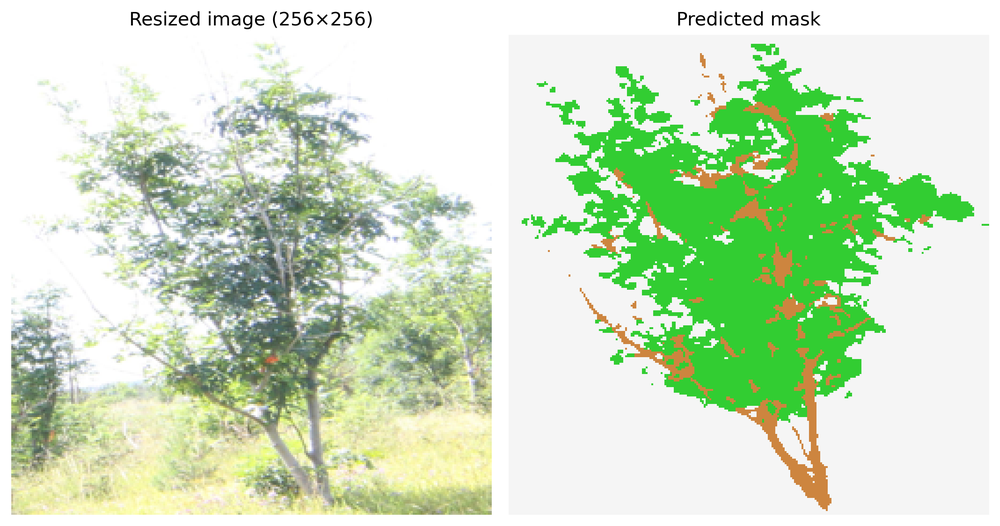
#> input picture assets/prediction.png, 1000 x 526 px, shrunk from 2670 x 1405 before the run; its folder holds only this picture in this run
$ python -i 04_tree_indicator_defoliation.py   (imports and definitions only)
#> lines starting #> are read from the running program, lines starting #| are printed output that depends on the picture; after the words box and inside, x2 and y2 are one past the last pixel; in counts of white or black regions, pixels touching at a corner belong together
#!/usr/bin/env python3
# -*- coding: utf-8 -*-
"""
# Tree health indicators from RGB images

This notebook computes **defoliation percentage** from RGB images and optional segmentation masks.

## Model
The trained model (UNet ResNet50 Model Weights for Tree Health RGB Segmentation (v1.0)) can be downloaded from Zenodo: https://zenodo.org/records/18709178.
After downloading, place the model in a folder 'model'

## Local data

The model needs RGB tree images having size 256 x 256 pixels. The full dataset cannot be redistributed. Partial dataset is publically available at . Please download the dataset and set the paths in the configuration cell below. Users can use their own dataset as well

## Outputs

All outputs should be written into the output folder.
"""


# -----------------------------
# Cell 1
# -----------------------------
from pathlib import Path
import cv2
import numpy as np
import os
import os
import csv
from PIL import Image
import matplotlib.pyplot as plt
from matplotlib.colors import ListedColormap

# -------------------------
# Configuration
# -------------------------

DATA_DIR = Path("data")            # folder containing images and optional masks
OUT_DIR  = Path("outputs")         # where results will be saved
# [1 line not run here, left out]

IMAGE_GLOB = "*.jpg"               # change to *.png if needed
MASK_DIR = None                    # set to Path("masks") if you have predicted masks

# -----------------------------
# Trunk Truncation
# -----------------------------

# Set the path to the folder containing predicted images
folder_path = ""

# Set the path to the folder where modified images will be saved
output_folder_path = "trunktruncated/"

# Create the output folder if it doesn't exist
# [1 line not run here, left out]

# Function to process the image and save the modified version
def process_image(image_path, output_folder):
    # Load the predicted image
    predicted_image = cv2.imread(image_path)

    # Convert image to grayscale
    predicted_image_gray = cv2.cvtColor(predicted_image, cv2.COLOR_BGR2GRAY)

    # Scan the image from the bottom
    desired_location = None
    for y in range(predicted_image_gray.shape[0] - 1, -1, -1):
        unique_classes = np.unique(predicted_image_gray[y])
        if 1 in unique_classes and 2 in unique_classes:
            desired_location = y
            break

    # Eliminate class 2 pixels from the bottom up to the desired location
    if desired_location is not None:
        rows, cols = np.where(predicted_image_gray > 1)

        # Filter out the rows starting from the desired location
        cols = cols[rows >= desired_location]

        # Eliminate class 2 pixels from the bottom up to the desired location
        predicted_image_gray[desired_location:, cols] = 0

    # Get the relative path within the input folder
    relative_path = os.path.relpath(image_path, folder_path)

    # Construct the output path with corresponding subfolders
    output_subfolder = os.path.join(output_folder, os.path.dirname(relative_path))
    os.makedirs(output_subfolder, exist_ok=True)
    output_path = os.path.join(output_subfolder, os.path.basename(image_path))

    # Save the modified image
    cv2.imwrite(output_path, predicted_image_gray)

# Recursively process all files in the folder and subfolders
# [5 lines not run here, left out]

# -----------------------------
# Create Outermost Contours
# -----------------------------

input_folder = 'trunktruncated/'
output_folder = 'outermostContour/'

# Function to process the image and save the modified version
def process_image(image_path):
    # Load the segmented image
#> called with image_path = '../assets/prediction.png'
    im = cv2.imread(image_path)
#> im is the input picture: shape (526, 1000, 3); mean B, G, R 195.5, 226.3, 205.4

    # Convert the segmented image to numpy array
    im = np.array(im)

    # Create a binary image based on three classes i.e., foliage, wood, and ivy
    single = im.copy()
    single[(single==2) | (single==3)]=1
#> single: shape (526, 1000, 3); 0.01% of pixels changed, all inside (x1, y1, x2, y2) = (138, 12, 813, 278)

    # Convert image to binary
    single_gray = cv2.cvtColor(single, cv2.COLOR_BGR2GRAY)
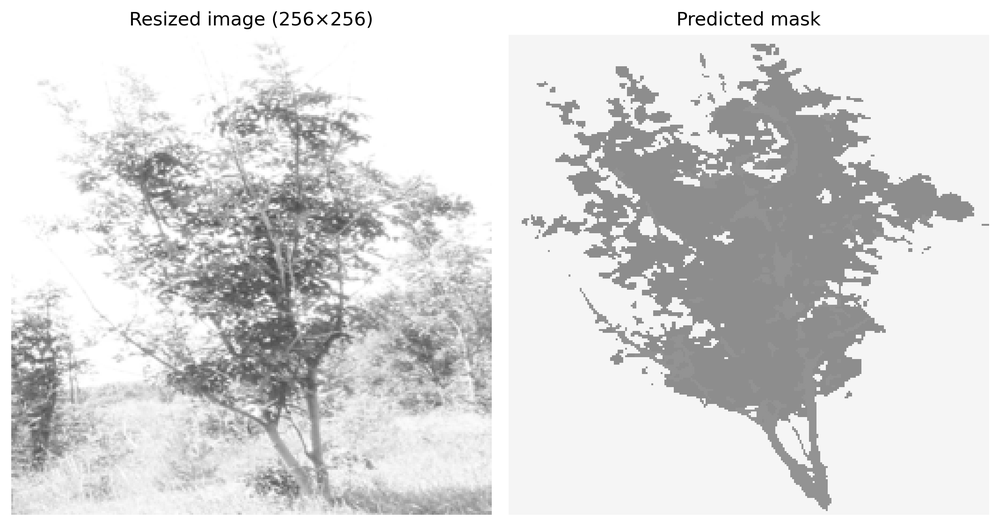
#> single_gray: shape (526, 1000); min 0, max 255, mean 216.6

    # Find contours in the binary image
    contours, hierarchy = cv2.findContours(single_gray, cv2.RETR_TREE, cv2.CHAIN_APPROX_SIMPLE)
#> contours = 267 contours, 266 with area under 20; largest, box (x1, y1, x2, y2) and area: (0, 0, 1000, 526) 524475

    # Find the outermost contour with the largest area
    outer_contour = None
    max_area = 0
    for contour in contours:
        area = cv2.contourArea(contour)
        if area > max_area:
            max_area = area
            outer_contour = contour
#> this loop made 267 passes
#> (area, max_area, outer_contour) on pass 1: (524475, 524475, [[0, 0], [0, 525], [999, 525], [999, 0]])
#> after the loop, max_area = 524475

    # Check if outer_contour is not None
    if outer_contour is not None:
        # Approximate the outermost contour with a polygon
        tolerance = 0.000001 * cv2.arcLength(outer_contour, True)
#> tolerance = 0.00305
        approx = cv2.approxPolyDP(outer_contour, tolerance, True)
#> approx = [[0, 0], [0, 525], [999, 525], [999, 0]]

        # Create a new binary image with the polygonal approximation of the outermost contour
        outermost_polygon_img = np.zeros_like(single_gray)
        cv2.drawContours(outermost_polygon_img, [approx], -1, (255, 255, 255), -1)
#> outermost_polygon_img: shape (526, 1000); every value is 255

        # Change value from 255 to 1
        outermost_polygon_img[outermost_polygon_img==255]=1
#> outermost_polygon_img: shape (526, 1000); every value is 1

        # Get the relative path within the input folder
        relative_path = os.path.relpath(image_path, input_folder)

        # Construct the output path with corresponding subfolders
        output_subfolder = os.path.join(output_folder, os.path.dirname(relative_path))
        os.makedirs(output_subfolder, exist_ok=True)
        output_path = os.path.join(output_subfolder, os.path.basename(image_path))

        # Save the modified image
        cv2.imwrite(output_path, outermost_polygon_img)

    else:
        print("No contour found for file", image_path)

# Recursively process all files in the folder and subfolders
# [5 lines not run here, left out]

# -----------------------------
# Intersected Truncated Image
# -----------------------------

folder_path = "trunktruncated"  # Specify the folder path

# Get a list of all image files in the folder
# [1 line that did not run here, left out]

output_folder = "intersecttruncatedCont"  # Specify the output folder

# Create the output folder if it doesn't exist
# [23 lines not run here, left out]

# -----------------------------
# Estimated Foliage
# -----------------------------

# Set the path to the folder containing predicted images
folder_path = "intersecttruncatedcont"

# Set the path to the folder where foliage images will be saved
output_folder_path = "estimatedfoliage"

# Create the output folder if it doesn't exist
# [28 lines not run here, left out]

# -----------------------------
# Wood Ivy Image
# -----------------------------

# Set the path to the folder containing predicted images
folder_path = "intersecttruncatedcont"

# Set the path to the folder where woodIvy images will be saved
output_folder_path = "woodivy"

# Create the output folder if it doesn't exist
# [31 lines not run here, left out]

# -----------------------------
# Wood Image
# -----------------------------

# Set the path to the folder containing predicted images
folder_path = "intersecttruncatedcont"

# Set the path to the folder where woodIvy images will be saved
output_folder_path = "woodivy"

# Create the output folder if it doesn't exist
# [31 lines not run here, left out]

# -----------------------------
# Expected Foliage (Alpha Shape for All Contours)
# -----------------------------

# Make sure to import Alpha_Shaper correctly

image_directory = "outermostContour"

# [32 lines not run here, left out]

# -----------------------------
# To estimate expected foliage, Exclude wood and ivy from the AlphaShape
# -----------------------------

# Directories
dir_alpha2pt2 = 'alpha2pt2'
dir_wood = 'woodivy'
dir_result = 'expectedfoliage'

# Create the result directory if it does not exist
# [21 lines not run here, left out]

# -----------------------------
# Defoliation Estimation for all Images in the Folder and subfolders
# -----------------------------

# Define the directory containing the foliage images
image_directory = "estimatedfoliage/"

# Create a CSV file for saving the estimated defoliation values
csv_file = "defoliation.csv"

# Open the CSV file in write mode
# [53 lines not run here, left out]

>>> result = process_image('../assets/prediction.png')
